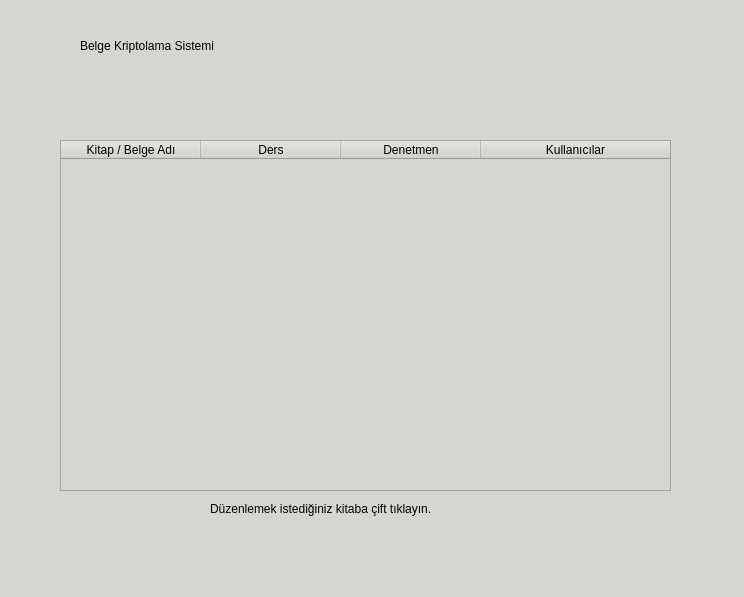
<?xml version="1.0" encoding="UTF-8"?>
<ui version="4.0">
 <class>MainWindow</class>
 <widget class="QMainWindow" name="MainWindow">
  <property name="geometry">
   <rect>
    <x>0</x>
    <y>0</y>
    <width>744</width>
    <height>597</height>
   </rect>
  </property>
  <property name="windowTitle">
   <string>KÜTÜPHANE</string>
  </property>
  <property name="styleSheet">
   <string notr="true">background-color: rgb(211, 215, 207);</string>
  </property>
  <widget class="QWidget" name="centralwidget">
   <widget class="QTableWidget" name="tableWidget">
    <property name="geometry">
     <rect>
      <x>60</x>
      <y>140</y>
      <width>611</width>
      <height>351</height>
     </rect>
    </property>
    <property name="minimumSize">
     <size>
      <width>0</width>
      <height>0</height>
     </size>
    </property>
    <property name="maximumSize">
     <size>
      <width>16777215</width>
      <height>16777215</height>
     </size>
    </property>
    <property name="editTriggers">
     <set>QAbstractItemView::NoEditTriggers</set>
    </property>
    <property name="selectionMode">
     <enum>QAbstractItemView::SingleSelection</enum>
    </property>
    <property name="selectionBehavior">
     <enum>QAbstractItemView::SelectRows</enum>
    </property>
    <property name="showGrid">
     <bool>true</bool>
    </property>
    <property name="gridStyle">
     <enum>Qt::SolidLine</enum>
    </property>
    <property name="sortingEnabled">
     <bool>false</bool>
    </property>
    <attribute name="horizontalHeaderCascadingSectionResizes">
     <bool>false</bool>
    </attribute>
    <attribute name="horizontalHeaderMinimumSectionSize">
     <number>50</number>
    </attribute>
    <attribute name="horizontalHeaderDefaultSectionSize">
     <number>140</number>
    </attribute>
    <attribute name="horizontalHeaderShowSortIndicator" stdset="0">
     <bool>true</bool>
    </attribute>
    <attribute name="horizontalHeaderStretchLastSection">
     <bool>true</bool>
    </attribute>
    <attribute name="verticalHeaderCascadingSectionResizes">
     <bool>false</bool>
    </attribute>
    <column>
     <property name="text">
      <string>Kitap / Belge Adı</string>
     </property>
    </column>
    <column>
     <property name="text">
      <string>Ders</string>
     </property>
    </column>
    <column>
     <property name="text">
      <string>Denetmen</string>
     </property>
    </column>
    <column>
     <property name="text">
      <string>Kullanıcılar</string>
     </property>
    </column>
   </widget>
   <widget class="QLabel" name="label">
    <property name="geometry">
     <rect>
      <x>320</x>
      <y>0</y>
      <width>341</width>
      <height>91</height>
     </rect>
    </property>
    <property name="styleSheet">
     <string notr="true">background-color: rgb(211, 215, 207);</string>
    </property>
    <property name="text">
     <string/>
    </property>
    <property name="pixmap">
     <pixmap resource="../res/logos.qrc">:/tf_logo/img/tf.png</pixmap>
    </property>
    <property name="scaledContents">
     <bool>true</bool>
    </property>
   </widget>
   <widget class="QLabel" name="label_2">
    <property name="geometry">
     <rect>
      <x>80</x>
      <y>10</y>
      <width>231</width>
      <height>71</height>
     </rect>
    </property>
    <property name="styleSheet">
     <string notr="true">font: 63 14pt &quot;URW Gothic&quot;;</string>
    </property>
    <property name="text">
     <string>Belge Kriptolama Sistemi</string>
    </property>
   </widget>
   <widget class="QLabel" name="label_3">
    <property name="geometry">
     <rect>
      <x>210</x>
      <y>500</y>
      <width>291</width>
      <height>17</height>
     </rect>
    </property>
    <property name="text">
     <string>Düzenlemek istediğiniz kitaba çift tıklayın.</string>
    </property>
   </widget>
  </widget>
  <widget class="QMenuBar" name="menubar">
   <property name="geometry">
    <rect>
     <x>0</x>
     <y>0</y>
     <width>744</width>
     <height>22</height>
    </rect>
   </property>
  </widget>
  <widget class="QStatusBar" name="statusbar"/>
 </widget>
 <resources>
  <include location="../res/logos.qrc"/>
 </resources>
 <connections/>
</ui>
